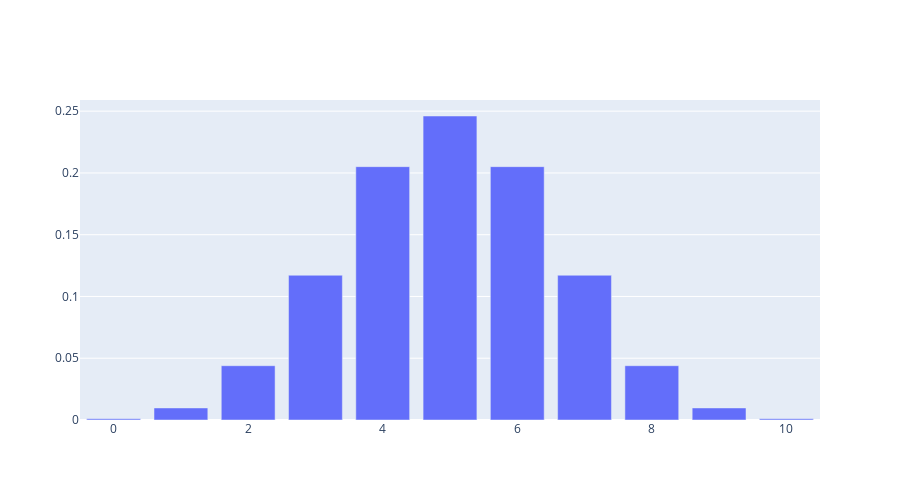

Source (notebook cell):
### Code cell
from scipy.stats import binom
import plotly.graph_objects as go
# setting the values
# of n and p
n = 10
p = 0.5
# defining list of r values
r_values = list(range(n + 1))
# list of pmf values
dist = [binom.pmf(r, n, p) for r in r_values ]
# plotting the graph
fig = go.Figure([go.Bar(x=r_values, y=dist)])
fig.update_layout(height = 500)
fig.show()

### Figure 1 — Plotly figure (JSON) as saved in the notebook; plotly's stock layout.template omitted (floating-point values rounded to 4 significant figures)
{"data": [{"type": "bar", "x": [0, 1, 2, 3, 4, 5, 6, 7, 8, 9, 10], "y": [0.0009766, 0.009766, 0.04395, 0.1172, 0.2051, 0.2461, 0.2051, 0.1172, 0.04395, 0.009766, 0.0009766]}], "layout": {"height": 500}}
